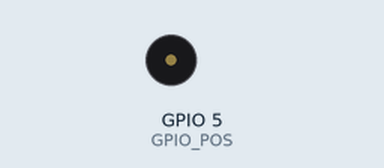
Recording of a program running on a simulated Raspberry Pi (BCM pin numbers). On the bench: buzzer (waves = sounding). At 16.3 s the program stops and its outputs stay as they are.

Above: at 0.1 s.
At 15.1 s:
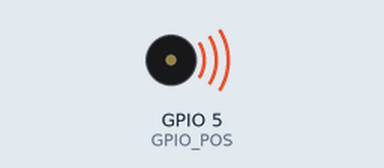
Timing chart, 0 to 17.5 s (numbered marks = the images above):
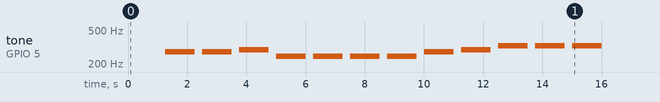

Measured:
- by itself, tone on GPIO 5 (GPIO_POS): plays 277 Hz for 1.0 s, 277 Hz for 1.0 s, 293 Hz for 1.0 s, 246 Hz for 1.0 s, 246 Hz for 1.0 s, 246 Hz for 1.0 s … (12 notes in this stretch)

The program:

buzzer.py
```python
import RPi.GPIO as GPIO
import time

GPIO_POS = 5

SCALE_2_HERTZ = {
    'C_low': 220.0,
    'D': 246.9,
    'E': 277.2,
    'F': 293.7,
    'G': 329.6,
    'A': 370.0,
    'B': 415.3,
    'C_high': 440.0
}


class Buzzer:
    def __init__(self):
        GPIO.setmode(GPIO.BCM)
        GPIO.setup(GPIO_POS, GPIO.OUT)
        self.pwm = GPIO.PWM(GPIO_POS, 1000)

    def __del__(self):
        GPIO.cleanup()

    def change_frequency(self, freq):
        self.pwm.ChangeFrequency(freq)

    def change_scale(self, scale='C_low'):
        if scale not in SCALE_2_HERTZ:
            return

        freq = SCALE_2_HERTZ[scale]
        self.pwm.ChangeFrequency(freq)

    def play(self, duty):
        self.pwm.start(duty)

    def stop(self):
        self.pwm.stop()


if __name__ == '__main__':

    buz = Buzzer()
    chocho = ['G', 'E', 'E', 'F', 'D', 'D', 'C', 'D', 'E', 'F', 'G', 'G', 'G']

    for scale in chocho:
        buz.change_scale(scale)

        buz.play(50)
        time.sleep(1)

        buz.stop()
        time.sleep(0.25)
```
